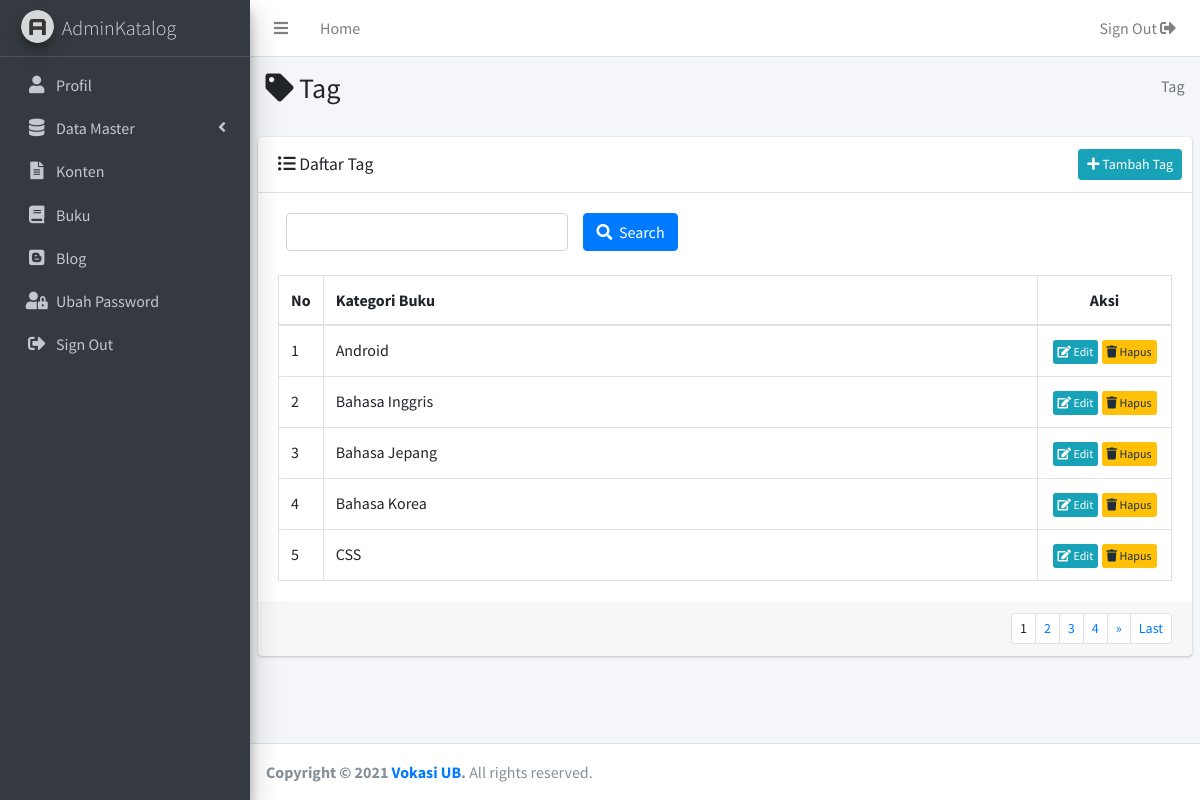
Screenshot of /admin/tag.php (signed in) with the database file from the repository.
### tables this page shows
CREATE TABLE `tag` (
  `id_tag` int(11) NOT NULL,
  `tag` varchar(100) DEFAULT NULL
);

### admin/tag.php (the view, shortened to what this page needs)
<?php
  include('../koneksi/koneksi.php');
?>
<!DOCTYPE html>
<html>
<head>
<?php include("includes/head.php") ?>
</head>
<body class="hold-transition sidebar-mini layout-fixed">
<div class="wrapper">
<?php include("includes/header.php") ?>
  <?php include("includes/sidebar.php") ?>
  <div class="content-wrapper">
    <section class="content-header">
      <div class="container-fluid">
        <div class="row mb-2">
          <div class="col-sm-6">
            <h3><i class="fas fa-tag"></i> Tag</h3>
          </div>
          <div class="col-sm-6">
            <ol class="breadcrumb float-sm-right">
              <li class="breadcrumb-item active"> Tag</li>
            </ol>
          </div>
        </div>
      </div>
    </section>
    <section class="content">
            <div class="card">
              <div class="card-header">
                <h3 class="card-title" style="margin-top:5px;"><i class="fas fa-list-ul"></i> Daftar  Tag</h3>
                <div class="card-tools">
                  <a href="tambahtag.php" class="btn btn-sm btn-info float-right">
                    <i class="fas fa-plus"></i> Tambah  Tag
                  </a>
                </div>
              </div>
              <div class="card-body">
              <div class="col-md-12">
                  <form method="" action="">
                    <div class="row">
                        <div class="col-md-4 bottom-10">
                          <input type="text" class="form-control" id="kata_kunci" name="katakunci">
                        </div>
                        <div class="col-md-5 bottom-10">
                          <button type="submit" class="btn btn-primary"><i class="fas fa-search"></i>&nbsp; Search</button>
                        </div>
                    </div>
                  </form>
                </div><br>
                <table class="table table-bordered">
                  <thead>
                    <tr>
                      <th width="5%">No</th>
                      <th width="80%">Kategori Buku</th>
                      <th width="15%"><center>Aksi</center></th>
                    </tr>
                  </thead>
                  <tbody>
                    <?php
                    $batas = 5;
                    if(!isset($_GET['halaman'])){
                      $posisi = 0;
                    }else{
                      $halaman = $_GET['halaman'];
                      $posisi = ($halaman-1) * $batas;
                    }
                    $sql_k = "SELECT `id_tag`, `tag` FROM `tag` ";
                    if (isset($_GET["katakunci"])){
                      $katakunci = $_GET["katakunci"];
                    }else {
                      $katakunci = "";
                    }
                    $sql_k .= " where `tag` LIKE '%$katakunci%'";
                    $sql_k .= " ORDER BY `tag` limit $posisi, $batas ";
                    $query_k = mysqli_query($koneksi,$sql_k);
                    $no = $posisi+1;
                    while($data_k = mysqli_fetch_row($query_k)){
                       $id_tag = $data_k[0];
                       $tag = $data_k[1];
                    ?>
                    <tr>
                       <td><?php echo $no;?></td>
                       <td><?php echo $tag;?></td>
                       <td align="center">
                       <a href="edittag.php?data=<?php echo $id_tag;?>"
                       class="btn btn-xs btn-info"><i class="fas fa-edit"></i> Edit</a>
                       <a href="javascript:if(confirm('Anda yakin ingin menghapus data <?php echo $tag; ?>
                       ?'))window.location.href = 'tag.php?aksi=hapus&data=<?php echo $id_tag;?>&notif=hapusberhasil'"
                       class="btn btn-xs btn-warning"><i class="fas fa-trash"></i> Hapus</a>
                      </td>
                    </tr>
                    <?php $no++;}?>
                  </tbody>
                </table>
              </div>
              <?php
                include("includes/pagination.php")
              ?>
            </div>
    </section>
  </div>
  <?php include("includes/footer.php") ?>
</div>
</body>
</html>

### admin/includes/head.php (style rules this page uses)
.card-body { overflow-x:auto; }
tbody tr td { max-width: 500px;white-space: nowrap; overflow: hidden;text-overflow: ellipsis; }

### rows the page displays
tag: tag "Android"
tag: tag "Bahasa Inggris"
tag: tag "Bahasa Jepang"
tag: tag "Bahasa Korea"
tag: tag "CSS"
